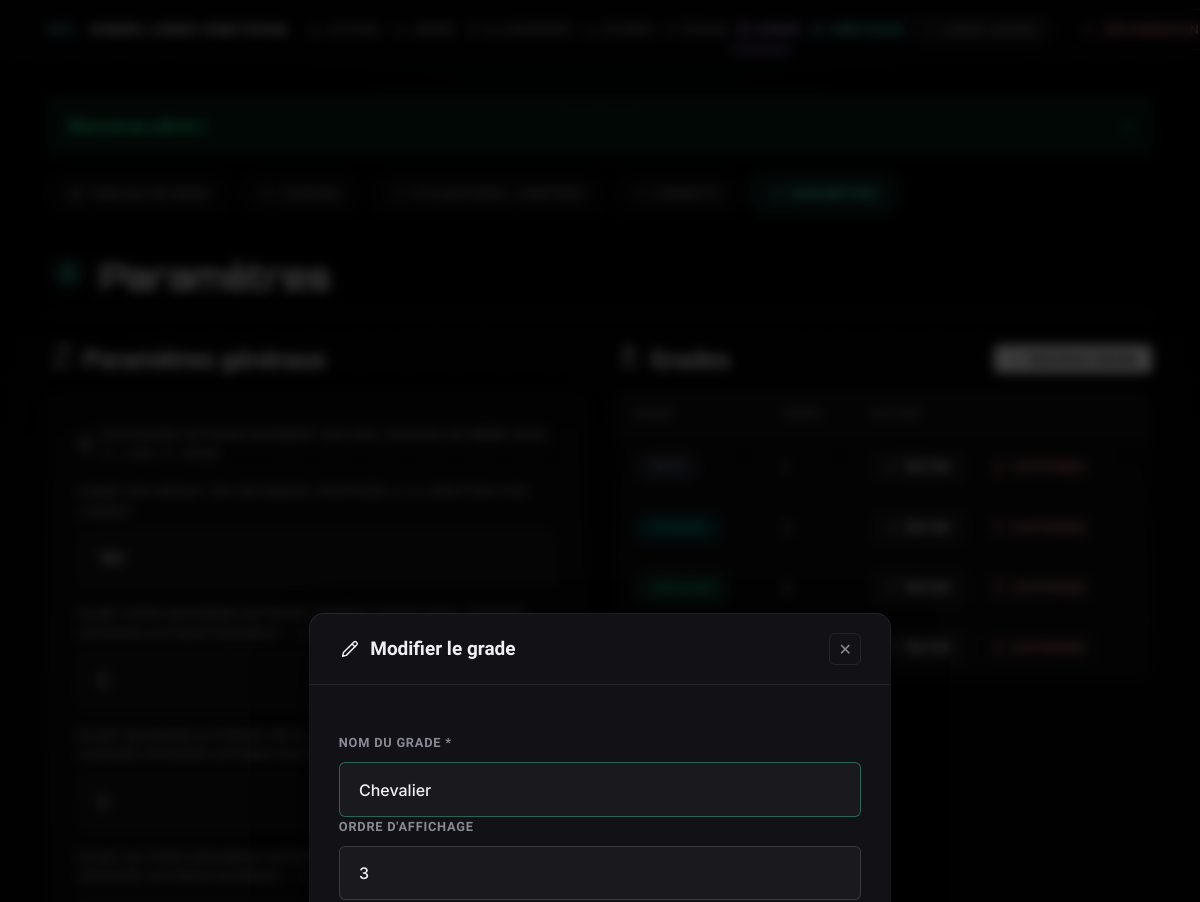
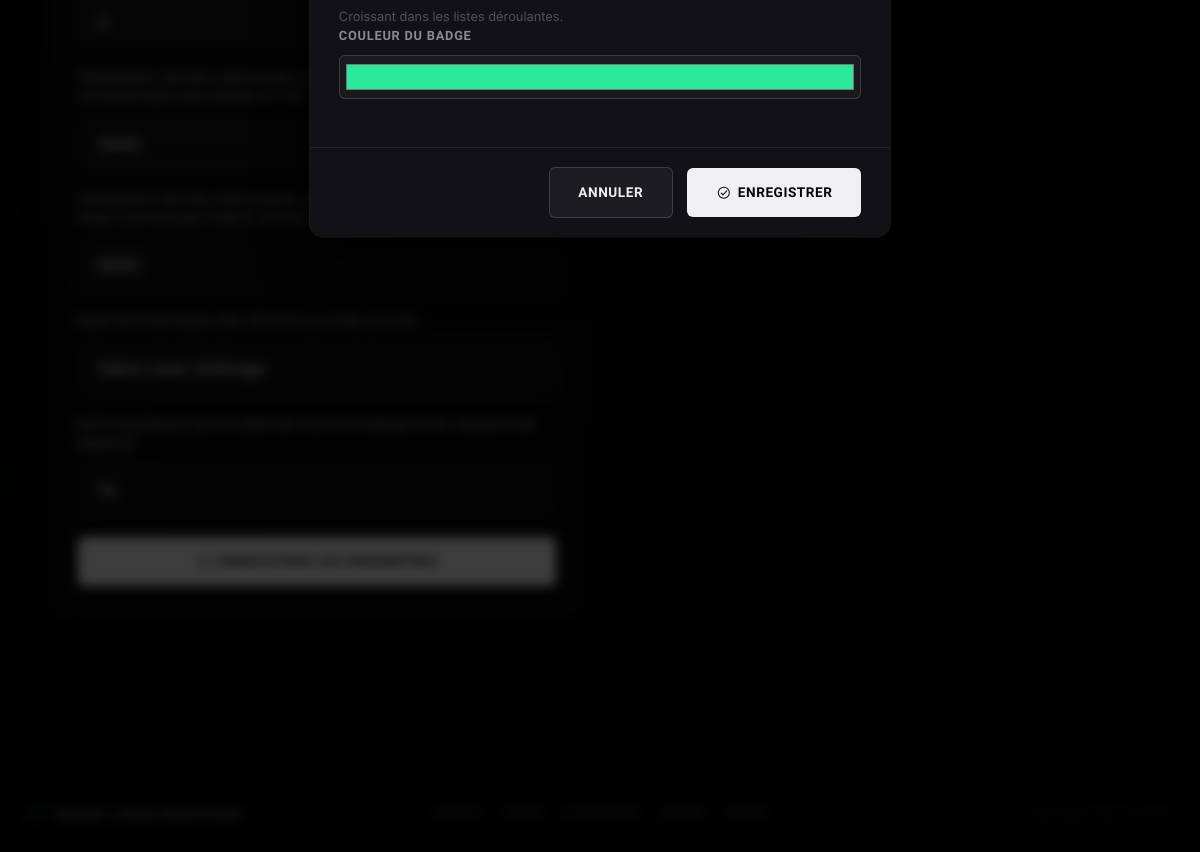
The page /admin/parametres.php?action=edit_grade&id=3 (signed in) on the database its author committed (2 pictures, top to bottom).
### tables this page shows
CREATE TABLE IF NOT EXISTS grades (
  id INT AUTO_INCREMENT PRIMARY KEY,
  nom VARCHAR(60) NOT NULL UNIQUE,
  ordre INT NOT NULL DEFAULT 0,
  couleur VARCHAR(20) DEFAULT NULL COMMENT 'Couleur hexadécimale libre, ex. #00e5ff',
  created_at DATETIME DEFAULT CURRENT_TIMESTAMP
);

### includes/auth.php (called while the page is built, shortened)
<?php
function csrfToken(): string
{
    return $_SESSION['csrf_token'];
}

### admin/parametres.php (the view, shortened to what this page needs)
<?php
require_once __DIR__ . '/../config/config.php';
$action = $_GET['action'] ?? 'list';
$id = (int)($_GET['id'] ?? 0);
$editGrade = null;
if ($action === 'edit_grade' && $id) {
    $stmt = $pdo->prepare('SELECT * FROM grades WHERE id = ?');
    $stmt->execute([$id]);
    $editGrade = $stmt->fetch();
}
$grades = getGrades($pdo);
$parametres = $pdo->query('SELECT * FROM parametres ORDER BY cle ASC')->fetchAll();
require __DIR__ . '/../includes/header.php';
require __DIR__ . '/_tabs.php';
?>
<h1><?= icon('settings') ?> Paramètres</h1>
<?php if (in_array($action, ['new_grade', 'edit_grade'])): ?>
<dialog id="form-modal" class="modal modal-form" aria-labelledby="modal-grade-title">
    <form method="post" action="parametres.php" novalidate>
        <div class="modal-header">
            <h3 id="modal-grade-title"><?= icon($action === 'new_grade' ? 'plus' : 'edit') ?> <?= $action === 'new_grade' ? 'Nouveau grade' : 'Modifier le grade' ?></h3>
            <a href="parametres.php" class="modal-close-btn" aria-label="Fermer">&#x2715;</a>
        </div>
        <div class="modal-body">
            <div class="field">
                <label for="nom">Nom du grade *</label>
                <input type="text" id="nom" name="nom" required value="<?= e($editGrade['nom'] ?? '') ?>">
            </div>
            <div class="field">
                <label for="ordre">Ordre d'affichage</label>
                <input type="number" id="ordre" name="ordre" step="1" value="<?= $editGrade['ordre'] ?? 0 ?>">
                <small class="hint">Croissant dans les listes déroulantes.</small>
            </div>
            <div class="field">
                <label for="couleur">Couleur du badge</label>
                <input type="color" id="couleur" name="couleur" value="<?= e($editGrade['couleur'] ?? '#00e5ff') ?>" style="height:44px;padding:4px;">
            </div>
        </div>
        <div class="modal-footer">
            <a href="parametres.php" class="btn btn-secondary">Annuler</a>
            <button type="submit" class="btn"><?= icon('check-circle') ?> Enregistrer</button>
        </div>
    </form>
</dialog>
<?php endif; ?>
<div class="grid grid-2">
    <div>
        <div class="section-title"><h2 id="heading-params"><?= icon('sliders') ?> Paramètres généraux</h2></div>
        <div class="card">
            <form method="post" action="parametres.php" aria-labelledby="heading-params">
                <?php
                $clesBooleennes = ['appariement_meme_sexe'];
                $clesMasquees   = ['retard_minutes'];
                ?>
                <?php foreach ($parametres as $p): if (in_array($p['cle'], $clesMasquees, true)) continue; ?>
                    <div class="field">
                        <?php if (in_array($p['cle'], $clesBooleennes, true)): ?>
                            <label style="display:flex;align-items:center;gap:.5rem;cursor:pointer;">
                            </label>
                        <?php else: ?>
                            <label for="param_<?= e($p['cle']) ?>"><?= e($p['description'] ?: $p['cle']) ?></label>
                        <?php endif; ?>
                    </div>
                <?php endforeach; ?>
                <button type="submit"><?= icon('check-circle') ?> Enregistrer les paramètres</button>
            </form>
        </div>
    </div>
    <div>
        <div class="section-title" style="margin-bottom:var(--space-3);">
            <h2 id="heading-grades"><?= icon('medal') ?> Grades</h2>
            <a href="parametres.php?action=new_grade" class="btn btn-sm"><?= icon('plus') ?> Nouveau grade</a>
        </div>
        <div class="table-wrap">
            <table aria-labelledby="heading-grades">
                <thead><tr><th scope="col">Grade</th><th scope="col">Ordre</th><th scope="col">Actions</th></tr></thead>
                <tbody>
                <?php foreach ($grades as $g): ?>
                    <tr>
                        <td><span class="badge" style="background:<?= e($g['couleur'] ?: '#2a3358') ?>22;color:<?= e($g['couleur'] ?: 'var(--text)') ?>;border-color:<?= e($g['couleur'] ?: 'var(--border)') ?>66;"><?= e($g['nom']) ?></span></td>
                        <td><?= (int)$g['ordre'] ?></td>
                        <td class="actions-inline">
                            <a href="parametres.php?action=edit_grade&id=<?= $g['id'] ?>" class="btn btn-secondary btn-sm"><?= icon('edit') ?> Éditer</a>
                            <a href="parametres.php?action=delete_grade&id=<?= $g['id'] ?>&csrf=<?= e(csrfToken()) ?>"
                               class="btn btn-danger btn-sm"
                               data-confirm="Supprimer le grade «<?= e($g['nom']) ?>» ? Les joueurs qui l'ont perdront ce grade."
                               data-confirm-label="Supprimer" data-confirm-icon="🗑️"><?= icon('trash') ?> Supprimer</a>
                        </td>
                    </tr>
                <?php endforeach; ?>
                </tbody>
            </table>
        </div>
    </div>
</div>
<?php require __DIR__ . '/../includes/footer.php'; ?>

### rows shown on the page
grades: nom "Chevalier", ordre "3", couleur "#2be99a"
